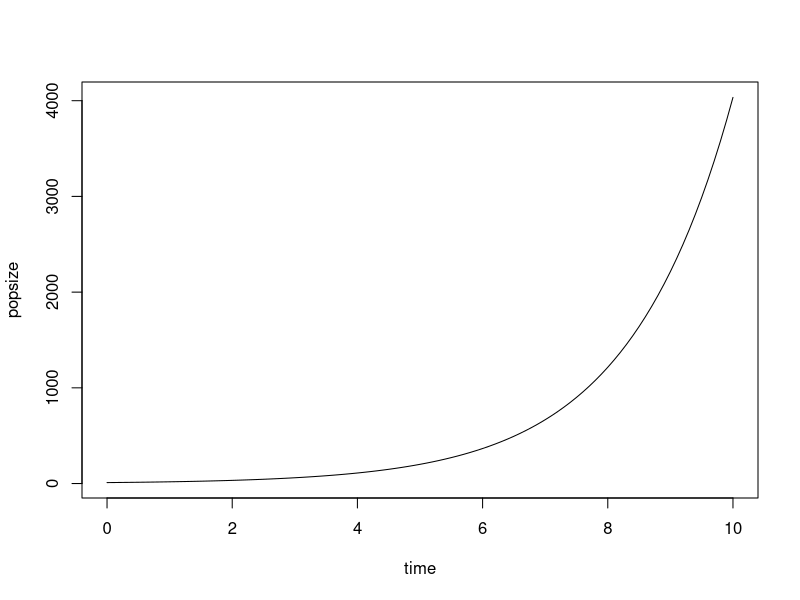
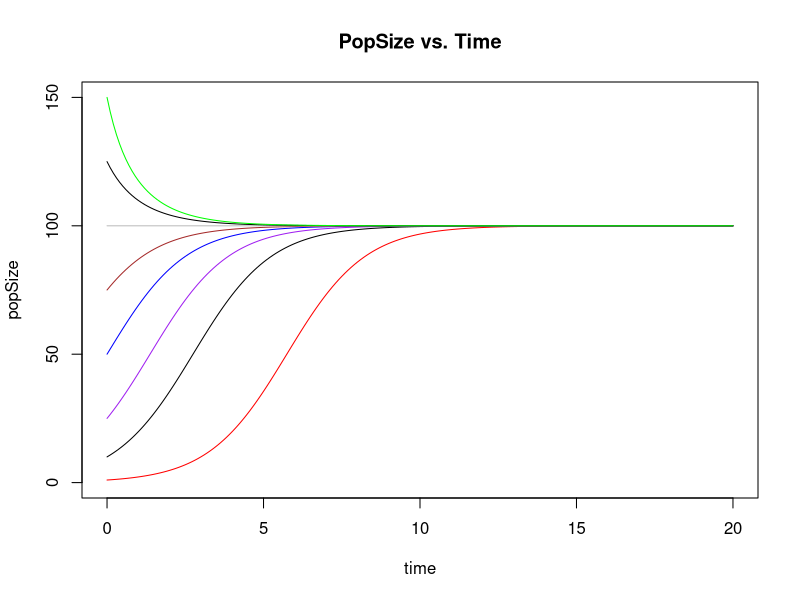
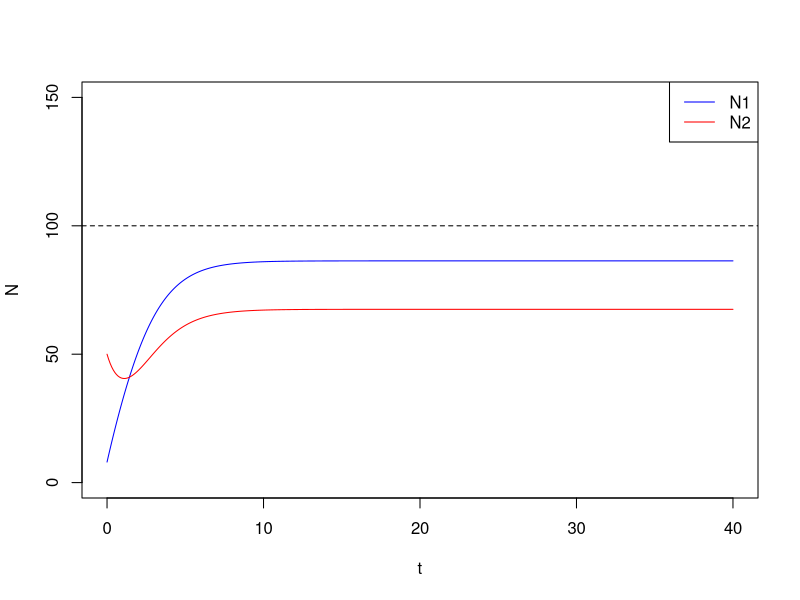

These charts were generated, in order, by the following R code:
#Lab3 
## Exercise 1 
quad <- function(a,b,c) 
{
  xPlus <- (-b + sqrt(b^2 - 4*a*c))/(2*a) 
  xMinus <- (-b - sqrt(b^2 - 4*a*c))/(2*a)
  return(c(xPlus, xMinus))
}

#2x^2 + 15x + 5 = 0 ; a = 2, b = 15, c = 5 
quad(2, 15, 5)
#-x^2 + 6x + 3 = 0 ; a = -1, b = 6, c = 3
quad(-1, 6, 3)
#x^2 + 7x + 10 = 0 ; a = 1, b = 7, c = 10 
quad(1, 7, 10)
#10x^2 + 10x = 0 ; a = 10, b = 10, c = 0 
quad(10, 10, 0)

## Exercise 2 
Ftemp <- function(celsius){
  return(1.8*celsius + 32)
}

Ftemp(26)

## Exercise 3 
fact <- function(num){
  product <- 1 
  if (num == 0)
  {
    return(1)
  }
  for(num1 in seq(from = 0, to = num, by = 1)){
    product = product*num1
  }
  return(product)
}

fact(7)
fact(0)

## Exercise 4 
install.packages("deSolve")
library("deSolve")

#lsoda(initial, t, mymodel, parameters)
#lsoda(times = t, func = mymodel, parms =parameters, y = initial)

## Exercise 5 
init <- c(N = 10)
times <- seq(0, 10, 0.1)
parms <- c(R = 0.6)

expGrowthODE <- function(tt, init, parms){
  derivs <- parms["R"]*init["N"]
  return(list(derivs))
}

expOutput <- lsode(init, times, expGrowthODE, parms)
head(expOutput)

plot(expOutput[,1], expOutput[,2], type ="l", xlab="time", ylab="popsize")

#---- 
init <- c(N = 10)
times <- seq(0, 20, 0.1)
parms <- c(R = 0.8, K = 100)

LogGrowthODE <- function(tt, init, parms){
  derivs <- (parms["R"]*init["N"])*(1 - (init["N"]/parms["K"]))
  return(list(derivs))
}

LogOutput <- lsode(init, times, LogGrowthODE, parms)
head(LogOutput)

plot(LogOutput[,1], LogOutput[,2], xlim = c(0, 20), ylim = c(0, 150), type = "l", xlab = "time", ylab = "popSize", main = "PopSize vs. Time")
par(mar = c(5,4,4,2) + 0.1)

# Exercise 6 -- 
# plotting multiple functions on the same plot 
# plot(LogOutput[,1], LogOutput[,2], type = "l", xlab = "time", ylab = "popSize", main = "PopSize vs. Time")
init <- c(N = 1)
LogOutput <- lsode(init, times, LogGrowthODE, parms)
lines(LogOutput[,1], LogOutput[,2], type = 'l', col = "red")

init <- c(N = 25)
LogOutput <- lsode(init, times, LogGrowthODE, parms)
lines(LogOutput[,1], LogOutput[,2], type = 'l', col = "purple")

init <- c(N = 50)
LogOutput <- lsode(init, times, LogGrowthODE, parms)
lines(LogOutput[,1], LogOutput[,2], type = 'l', col = "blue")

init <- c(N = 75)
LogOutput <- lsode(init, times, LogGrowthODE, parms)
lines(LogOutput[,1], LogOutput[,2], type = 'l', col = "brown")

init <- c(N = 100)
LogOutput <- lsode(init, times, LogGrowthODE, parms)
lines(LogOutput[,1], LogOutput[,2], type = 'l', col = "grey")

init <- c(N = 125)
LogOutput <- lsode(init, times, LogGrowthODE, parms)
lines(LogOutput[,1], LogOutput[,2], type = 'l', col = "black")

init <- c(N = 150)
LogOutput <- lsode(init, times, LogGrowthODE, parms)
lines(LogOutput[,1], LogOutput[,2], type = 'l', col = "green")

# division ----- Bonus question 

IC <- c(N1 = 8, N2 = 50)
times <- seq(0, 40, by = 0.1)
parms <- c(r = 0.8, K = 100, alpha = 0.5, v = 0.4)

twopatchODE <- function(tt, init, parms){
  dN1 <- parms["r"]*init["N1"]*(1 - init["N1"]/parms["K"]) + parms["alpha"]*(init["N2"] - init["N1"])
  
  dN2 <- parms["r"]*init["N2"]*(1 - init["N2"]/parms["K"]) + parms["alpha"]*(init["N1"] -init["N2"]) - parms["v"]*init["N2"]
  
  return(list(c(dN1, dN2)))

}

output <- lsoda(IC, times, twopatchODE, parms)
head(output)

plot(output[,1], output[,2], type = "l", xlab = "t", ylab = "N", ylim = c(0,150), col = "blue")
par(mar = c(5,4,4,2) + 0.1)
lines(output[,1], output[,3], col = "red")
abline(h = 100, lty = 2) #dashed horizontal line at carrying capacity 
legend(x = "topright", legend = c("N1", "N2"), col = c("blue", "red"), lty = 1)


# The second differential equation needs to be added another -vN2 term
# The steady state of the first population is estimated to be around 85, whereas the steady state of 
# the second population is around 65. They are different because there is an effect of constant effort 
# harvesting 
